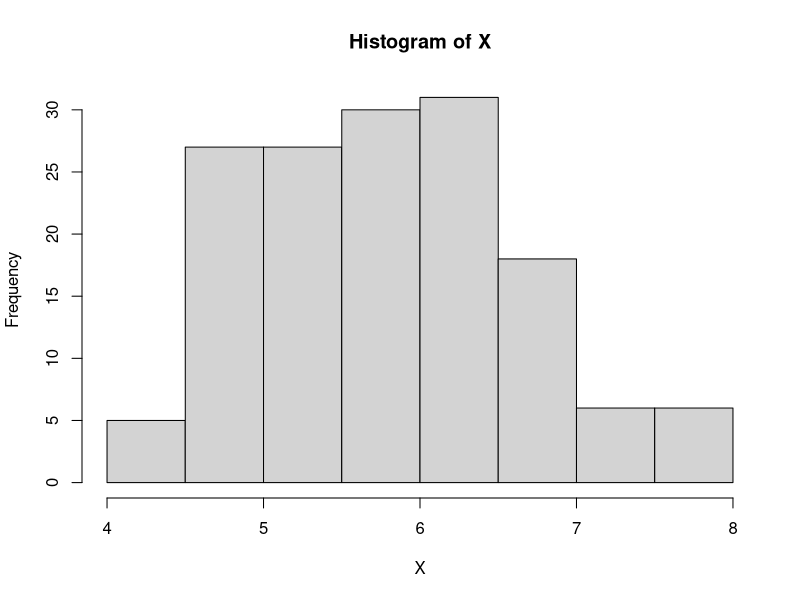
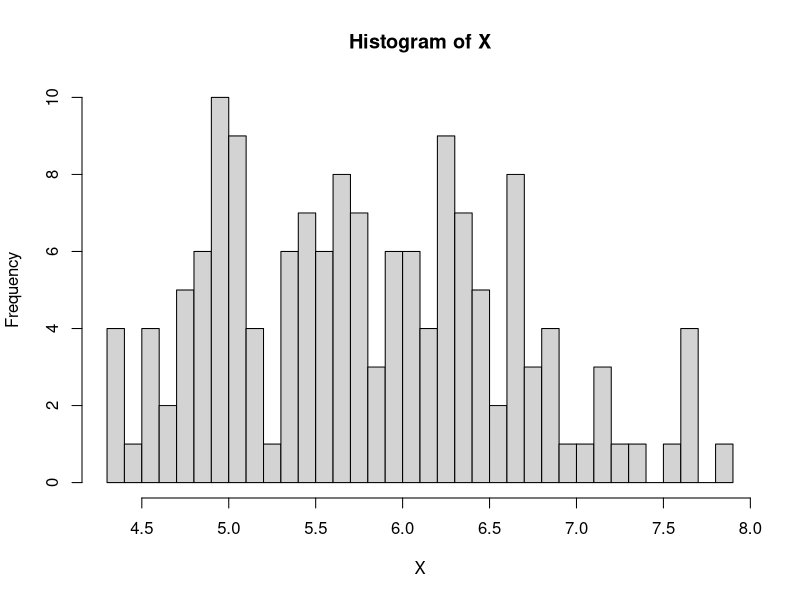
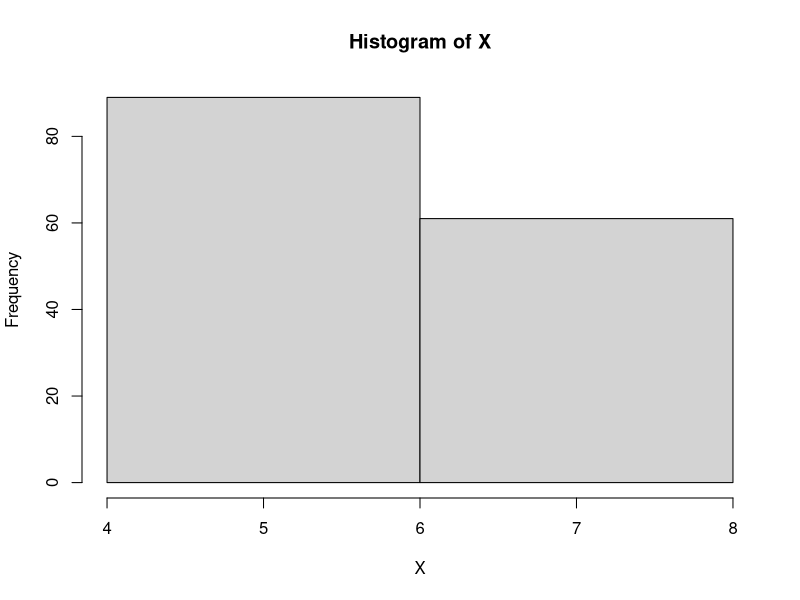
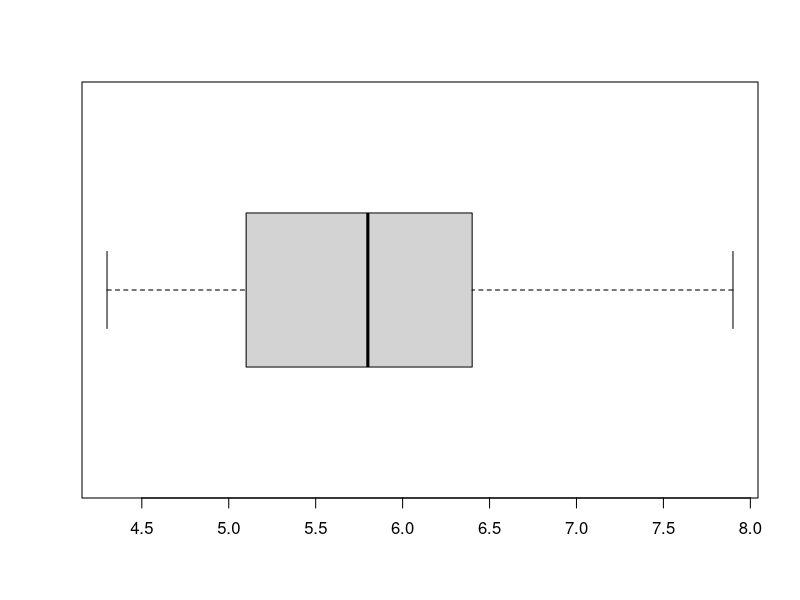
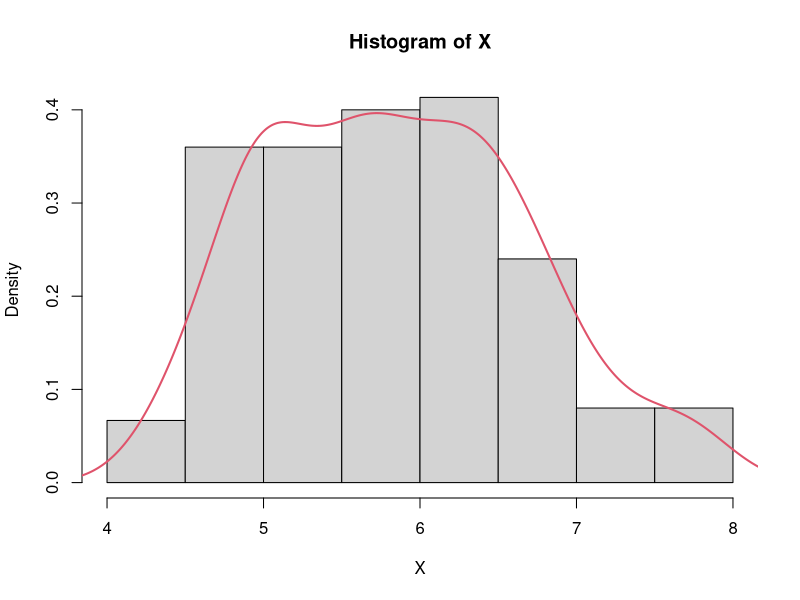
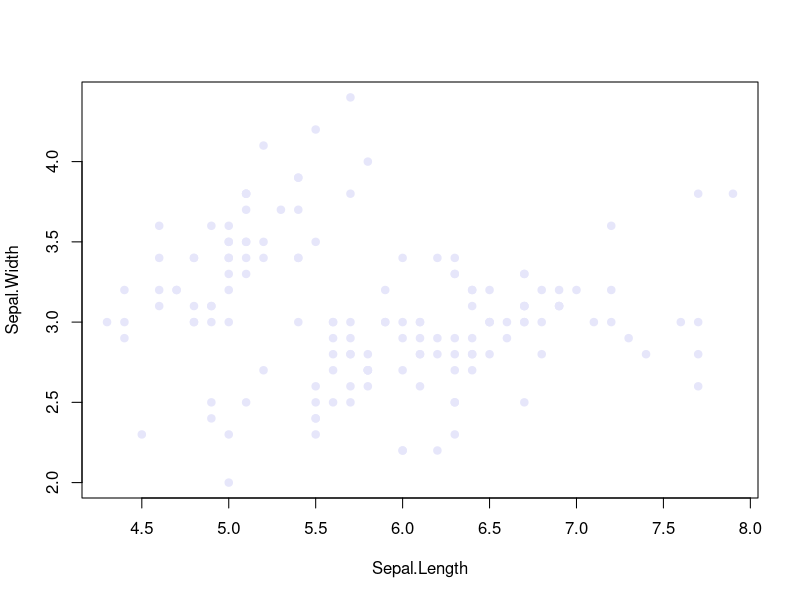
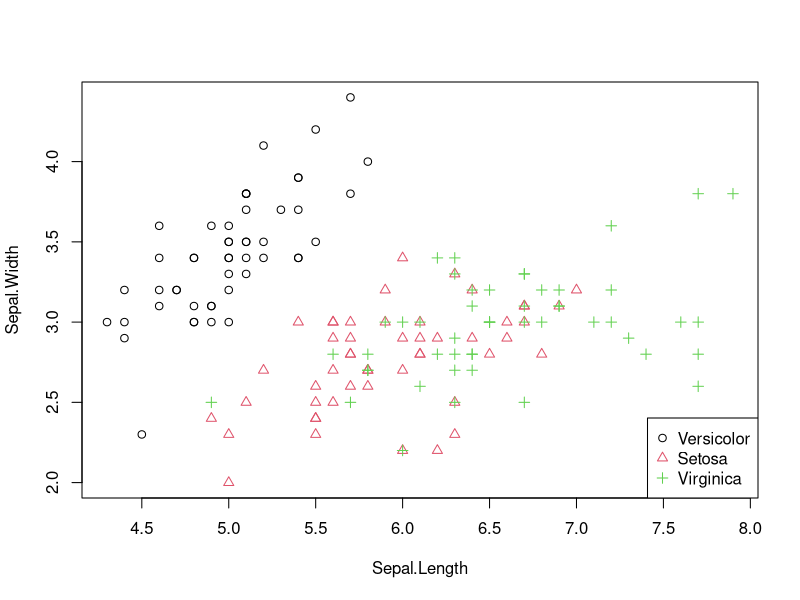
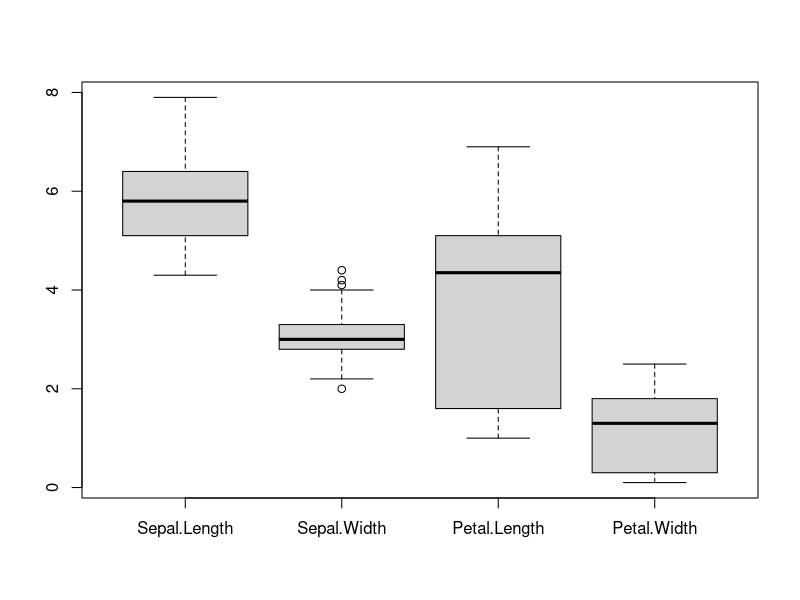

R code for these plots, in order:
## ---- chunk 1
data(iris)
X = iris$Sepal.Length

hist(X)
## ---- chunk 2
hist(X,breaks=50)
## ---- chunk 3
hist(X,breaks=2)
## ---- chunk 4
boxplot(X,horizontal = TRUE)
## ---- chunk 5
hist(X,freq=FALSE)
lines(density(X),lwd=2,col=2)
## ---- chunk 6
data(iris)
head(iris)
plot(iris[,1:2],type='p',col='lavender',pch=19)
## ---- chunk 7
cls = as.numeric(iris$Species)
plot(iris[,1:2],type='p',col=cls,pch=cls)
legend("bottomright",legend = c("Versicolor","Setosa","Virginica"),col=1:3,pch=1:3)
## ---- chunk 8
boxplot(iris[,-5])
## ---- chunk 9
par(mfrow=c(2,2))
for (i in 1:4) hist(iris[,i])
## ---- chunk 10
pairs(iris[,-5])
## ---- chunk 11
pairs(iris[,-5],col=as.numeric(iris$Species))
legend("bottomright",legend = c("Versicolor","Setosa","Virginica"),col=1:3,pch=19)
## ---- chunk 12
m = mean(iris$Sepal.Length)
m
## ---- chunk 13
mu = colMeans(iris[,-5])
mu
## ---- chunk 14
S = var(iris[,-5])
C = cor(iris[,-5])

S
C
